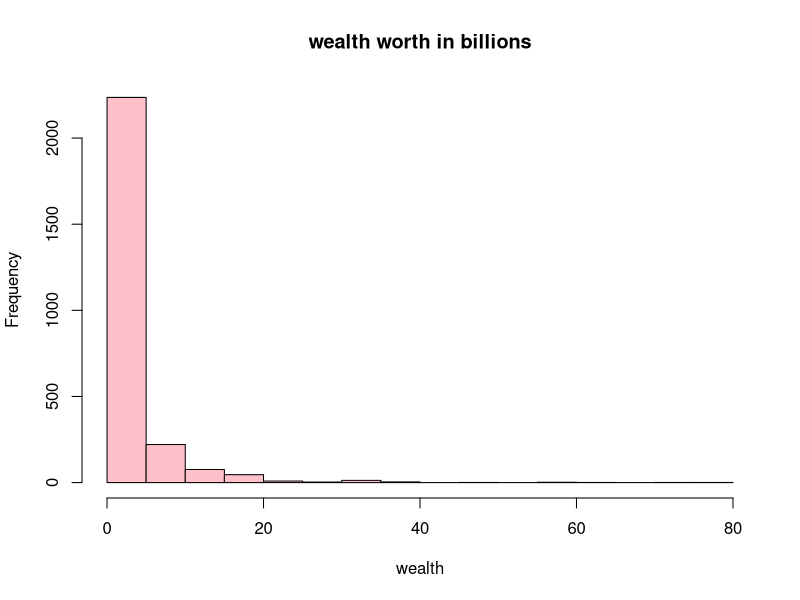
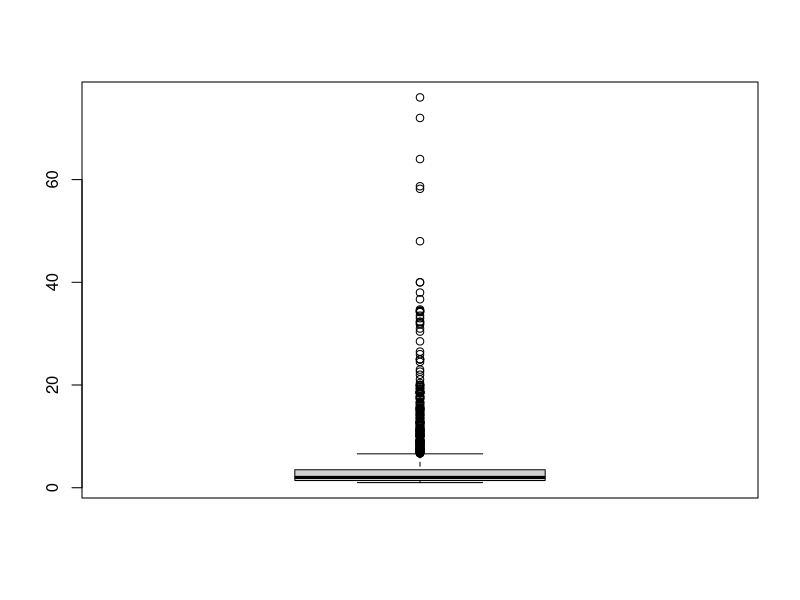
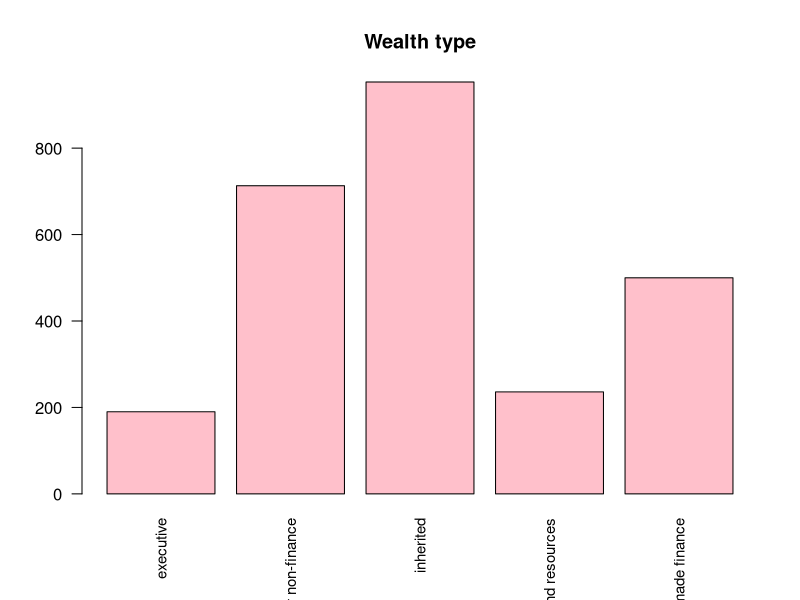
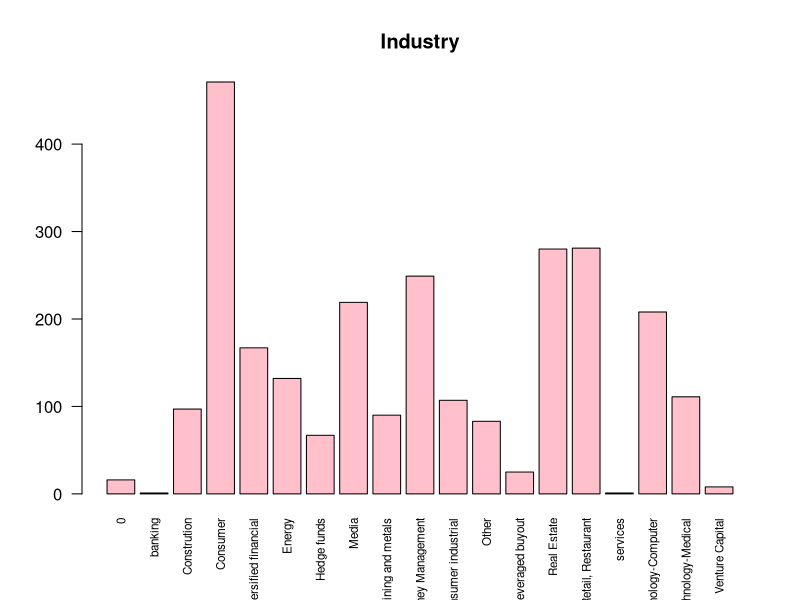
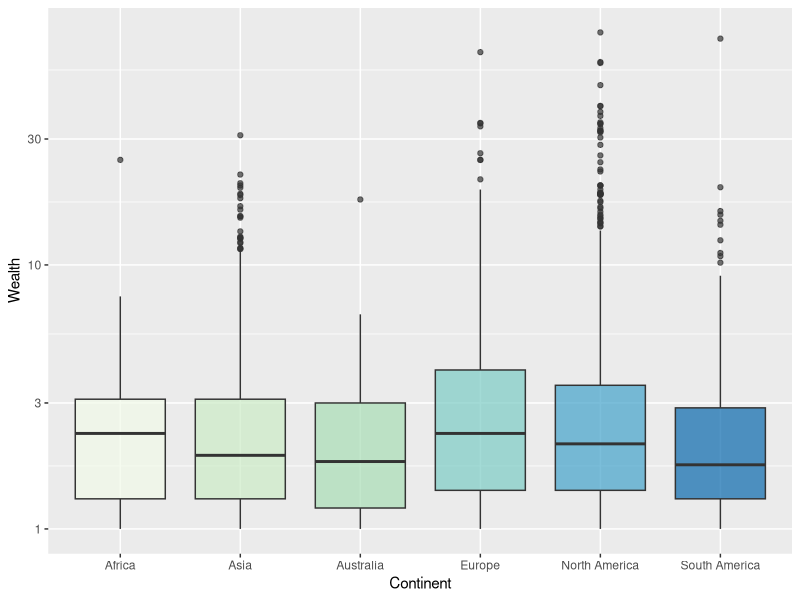
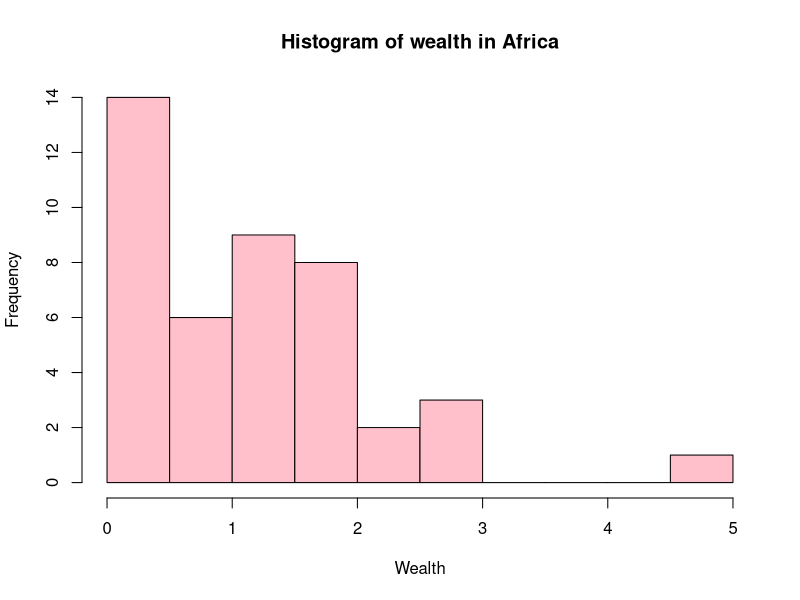
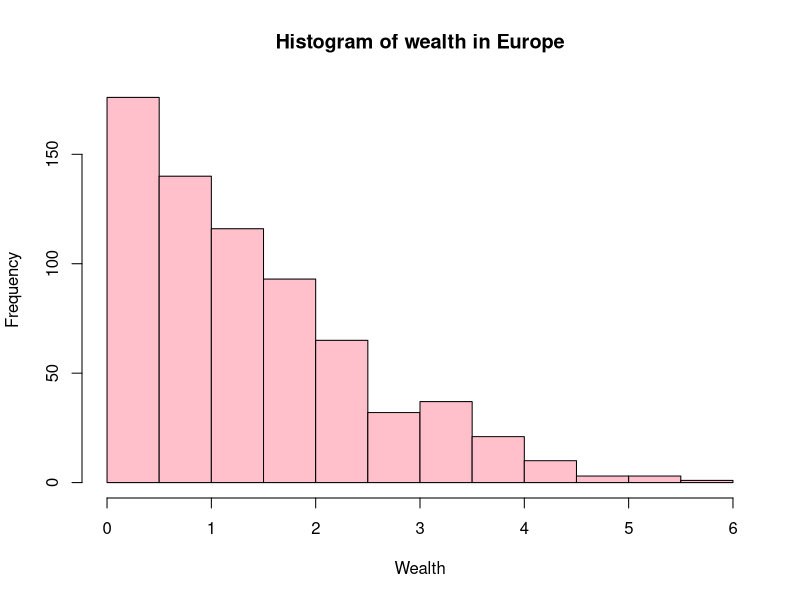
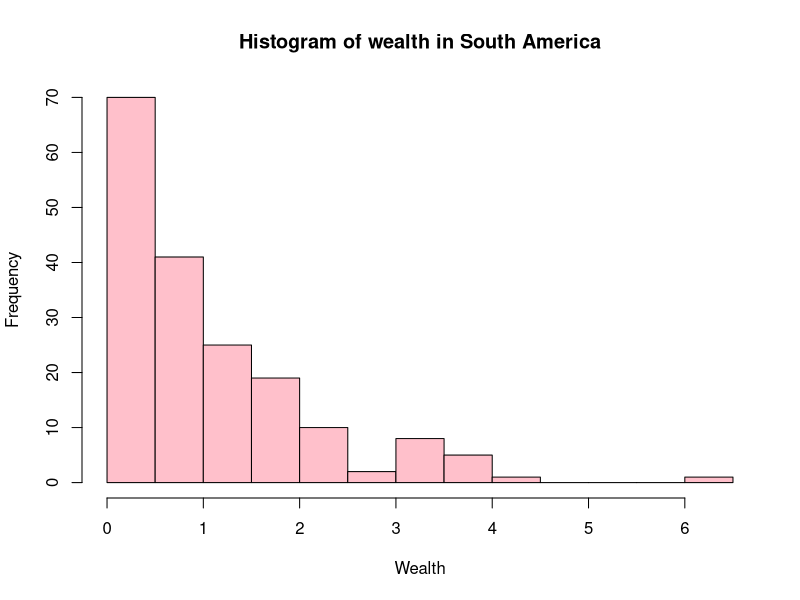

Source code (R) for these figures, in order:
## ---- chunk 1
knitr::opts_chunk$set(echo = TRUE)
## ---- chunk 2
library("readxl")
library(tidyverse)
library(dplyr)
library(fastDummies)

## ---- chunk 3
# Učitavanje podataka iz excel datoteke
# Promijeniti path u put do datoteke s podacima
bill_data <- read_excel("billionaires.xlsx")
## ---- chunk 4
dim(bill_data) # dimenzije: 2614 redaka i 22 stupaca
names(bill_data) # imena stupaca
view(bill_data)

# klase pojedinih stupaca
sapply(bill_data, class)

# klasa tablice
class(bill_data) 
# zaključak: bill_data podaci su dobro učitani
## ---- chunk 5
# Pomoćna funkcija za izbacivanje stršećih vrijednosti
remove_outliers <- function(data, data_column) {
  quartiles <- quantile(data_column, probs=c(.25, .75), na.rm = FALSE)
  IQR <- IQR(data_column)
  Lower <- quartiles[1] - 1.5*IQR
  Upper <- quartiles[2] + 1.5*IQR 
  
  return(subset(data, data_column >= Lower & data_column <= Upper))
}

cat('\n Dimenzija podataka: ', dim(bill_data))
## ---- chunk 6
for (col_name in names(bill_data)){
  if (sum(is.na(bill_data[,col_name])) > 0){
    cat('Ukupno nedostajućih vrijednosti za varijablu'
        ,col_name, ': ', sum(is.na(bill_data[,col_name])),'\n')
  }
}

## ---- chunk 7
summary(bill_data)


## ---- chunk 8
sapply(bill_data, class)
## ---- chunk 9

hist(bill_data$`wealth.worth in billions` ,main='wealth worth in billions', xlab='wealth', ylab='Frequency', col="pink")

boxplot(bill_data$`wealth.worth in billions`)
summary(bill_data$`wealth.worth in billions`)

## ---- chunk 10

barplot(table(bill_data$wealth.type),las=2,cex.names=.9,main='Wealth type',col="pink")
barplot(table(bill_data$wealth.how.industry),las=2,cex.names=.7,main='Industry',col="pink")
print('Podjela po spolu: ')
table(bill_data$demographics.gender)

## ---- chunk 11
levels(factor(bill_data$location.region))
## ---- chunk 12
# is.na ce nam vratiti logical vektor koji ima TRUE na mjestima gdje ima NA:
sum(is.na(bill_data$location.region)) 
 

## ---- chunk 13
table(bill_data$location.region)



## ---- chunk 14


bill_data$location.citizenship[bill_data$location.region == "Middle East/North Africa"]

## ---- chunk 15
bill_data_copy = data.frame(bill_data)
tracemem(bill_data)==tracemem(bill_data_copy)
untracemem(bill_data_copy)
untracemem(bill_data_copy)
## ---- chunk 16
# Združimo Europu
for (column_name in c("Europe")){
  bill_data_copy$location.region[bill_data_copy$location.region == column_name] = "Europe";
}

# Združimo Afriku
for (column_name in c("Lebanon","Egypt","Morocco","Algeria")){
  bill_data_copy$location.region[bill_data_copy$location.citizenship == column_name] = "Africa";
}

for (column_name in c("Sub-Saharan Africa")){
  bill_data_copy$location.region[bill_data_copy$location.region == column_name] = "Africa";
}

# združimo Sjevernu Ameriku
for (column_name in c("North America")){
  bill_data_copy$location.region[bill_data_copy$location.region == column_name] = "North America";
}

# Združimo Južnu Ameriku
for (column_name in c("Latin America")){
  bill_data_copy$location.region[bill_data_copy$location.region == column_name] = "South America";
}

# Združimo Aziju
for (column_name in c("East Asia","South Asia")){
  bill_data_copy$location.region[bill_data_copy$location.region == column_name] = "Asia";
}
for (column_name in c("Saudi Arabia","Kuwait","United Arab Emirates","Israel","Turkey","Oman","Bahrain")){
  bill_data_copy$location.region[bill_data_copy$location.citizenship == column_name] = "Asia";
}

#Združimo Australiju
for (column_name in c("Australia")){
  bill_data_copy$location.region[bill_data_copy$location.citizenship == column_name] = "Australia";
}


bill_data_copy

## ---- chunk 17
tbl = table(bill_data_copy$location.region)
print(tbl)

## ---- chunk 18
df <- data.frame(continent=c("Europe", "Asia", "Africa","North America","South America", "Australia"),
                continent_frequency=c(697, 699, 43, 959, 182, 33))
head(df)
## ---- chunk 19

# Barplot
#p<-ggplot(data=df, aes(x=continent, y=continent_frequency), col="pink") +
#  geom_bar(stat="identity")
#p


box_edu <- ggplot(bill_data_copy %>% filter(!location.region=="0"), aes(x=location.region, y= wealth.worth.in.billions, fill=location.region)) +
    geom_boxplot(alpha=0.7, ) + scale_y_log10() +
    theme(legend.position="none") + labs(x="Continent",y="Wealth")+
    scale_fill_brewer(name="Continent",palette="GnBu")
box_edu

## ---- chunk 20

# TODO: zakomentiraj ovu liniju ako ne želimo logaritmirati cijenu

wealth <- log(bill_data_copy$wealth.worth.in.billions, 2)

require(nortest)
lillie.test(wealth)

lillie.test(wealth[bill_data_copy$location.region=='Africa'])
lillie.test(wealth[bill_data_copy$location.region=='Europe'])
lillie.test(wealth[bill_data_copy$location.region=='South America'])
lillie.test(wealth[bill_data_copy$location.region=='North America'])
lillie.test(wealth[bill_data_copy$location.region=='Asia'])
lillie.test(wealth[bill_data_copy$location.region=='Australia'])


hist(wealth[bill_data_copy$location.region=='Africa'], main = "Histogram of wealth in Africa", xlab="Wealth", col= "pink")
hist(wealth[bill_data_copy$location.region=='Europe'], main = "Histogram of wealth in Europe", xlab="Wealth", col= "pink")
hist(wealth[bill_data_copy$location.region=='South America'], main = "Histogram of wealth in South America", xlab="Wealth", col= "pink")
hist(wealth[bill_data_copy$location.region=='North America'], main = "Histogram of wealth in North America", xlab="Wealth", col= "pink")
hist(wealth[bill_data_copy$location.region=='Asia'], main = "Histogram of wealth in Asia", xlab="Wealth", col= "pink")
hist(wealth[bill_data_copy$location.region=='Australia'], main = "Histogram of wealth in Australia", xlab="Wealth", col= "pink")

## ---- chunk 21

# Testiranje homogenosti varijance uzoraka Bartlettovim testom
bill_data_copy2= bill_data_copy%>% filter(!location.region=="0")
wealth2 <- log(bill_data_copy2$wealth.worth.in.billions, 2)
bartlett.test(wealth2 ~ bill_data_copy2$location.region )


var((wealth[bill_data_copy$location.region=='Africa']))
var((wealth[bill_data_copy$location.region=='Asia']))
var((wealth[bill_data_copy$location.region=='Europe']))
var((wealth[bill_data_copy$location.region=='North America']))
var((wealth[bill_data_copy$location.region=='South America']))
var((wealth[bill_data_copy$location.region=='Australia']))

## ---- chunk 22

# Graficki prikaz podataka
boxplot(wealth2 ~ bill_data_copy2$location.region, xlab="Continent", ylab="Wealth", col= "pink")

## ---- chunk 23

mean_all= mean(bill_data_copy2$wealth.worth.in.billions)
mean_all
mean_by_continent <- bill_data_copy2 %>% 
  group_by(location.region) %>% 
  summarize(mean_continent = mean(wealth.worth.in.billions))
mean_by_continent


## ---- chunk 24

# Alternativa ANOVI - Kruskal - Wallis test

kruskal.test(bill_data_copy2$wealth.worth.in.billions ~ bill_data_copy2$location.region)


## ---- chunk 25
inherited = bill_data[bill_data$wealth.how.inherited!="not inherited",]
non_inherited = bill_data[bill_data$wealth.how.inherited=="not inherited",]
## ---- chunk 26
inherited_mean = mean(inherited$`wealth.worth in billions`)
print(inherited_mean)

non_inherited_mean = mean(non_inherited$`wealth.worth in billions`)
print(non_inherited_mean)

## ---- chunk 27
hist(inherited$`wealth.worth in billions`, breaks = 20)
boxplot(inherited$`wealth.worth in billions`)

hist(non_inherited$`wealth.worth in billions`, breaks = 20)
boxplot(non_inherited$`wealth.worth in billions`)
## ---- chunk 28
qqnorm(inherited$`wealth.worth in billions`, pch = 1, frame = FALSE,main='Inherited')
qqline(inherited$`wealth.worth in billions`, col = "blue", lwd = 2)

qqnorm(non_inherited$`wealth.worth in billions`, pch = 1, frame = FALSE,main='Non inherited')
qqline(non_inherited$`wealth.worth in billions`, col = "red", lwd = 2)

## ---- chunk 29
ks.test(inherited$`wealth.worth in billions`, y="pnorm")
ks.test(non_inherited$`wealth.worth in billions`, y="pnorm")
## ---- chunk 30
 
wilcox.test(inherited_mean, non_inherited_mean, alt = "greater")

## ---- chunk 31
# bill_data

# Izbacujemo stupce:
# name
# company.name
# rank
# location.gdp, više od pola vrijednosti su 0 (netočan podatak)
# location.coutnry.code i location.citizenship a koristimo location.region koji je veće granulacije
# wealth.how.from emerging, wealth.how.was founder, wealth.how.was political su konstantne varijable
# company.sector jer ima previše različitih vrijednosti, koje kad bi one hot encodali bi dali previše stupaca

exclude_cols = c("name", "company.name", "rank", "location.gdp", "location.country code", "location.citizenship", "wealth.how.from emerging", "wealth.how.was founder", "wealth.how.was political", "company.sector")

# exclude columns and sort
bill_data_clean <- bill_data %>% select(-one_of(exclude_cols)) %>% arrange(year)

# to lowercase for consistency
bill_data_clean[["company.relationship"]] <- tolower(bill_data_clean[["company.relationship"]] )

# remove invalid data
bill_data_clean <- bill_data_clean %>% filter(demographics.age > 0)
bill_data_clean <- bill_data_clean %>% filter(!location.region == "0")

# inflation rate $1.00 (1996) -> $1.51 (2014), +50.9%
# inflation rate $1.00 (2001) -> $1.34 (2014), +33.7%
bill_data_clean[bill_data_clean$year == "1996", "wealth.worth in billions"] <- bill_data_clean[bill_data_clean$year == "1996", "wealth.worth in billions"] * 1.509
bill_data_clean[bill_data_clean$year == "2001", "wealth.worth in billions"] <- bill_data_clean[bill_data_clean$year == "2001", "wealth.worth in billions"] * 1.337

# Iskoristili smo godinu da ažuriramo cijene (inflacija), sad ju odbacujemo
bill_data_clean <- bill_data_clean %>% select(., -year)

# merge similar roles to avoid 1 column = 1 row data
bill_data_clean$company.relationship <- gsub(".*\b(owner)\b.*", "owner", bill_data_clean$company.relationship)
bill_data_clean$company.relationship <- gsub(".*(ceo|chief executive officeor|chief executive officer|chief executive|exectuitve).*", "ceo", bill_data_clean$company.relationship)
bill_data_clean$company.relationship <- gsub(".*(founder).*", "founder", bill_data_clean$company.relationship)
bill_data_clean$company.relationship <- gsub(".*(chair|chari).*", "chairman", bill_data_clean$company.relationship)
bill_data_clean$company.relationship <- gsub(".*(director).*", "director", bill_data_clean$company.relationship)
bill_data_clean$company.relationship <- gsub(".*(head).*", "head", bill_data_clean$company.relationship)
bill_data_clean$company.relationship <- gsub(".*(president).*", "president", bill_data_clean$company.relationship)

# drop small amount of rows with na values
bill_data_clean <- bill_data_clean %>% drop_na()

# split dataset to numeric and categorical (non-ordinal)
bill_categorical <- bill_data_clean %>% select(where(is_character))
bill_numeric <- bill_data_clean %>% select(where(is.numeric))

# one hot encode categorical data
bill_categorical_onehot = dummy_cols(bill_categorical, remove_first_dummy = TRUE, remove_selected_columns = TRUE)

# filter indicators with 5 or more rows, indicators with less than 5 would cause problems
bill_categorical_onehot <- bill_categorical_onehot[, colSums(bill_categorical_onehot) > 5]

# concat numerical and categorical columns
bill_data_clean <- bind_cols(bill_numeric, bill_categorical_onehot)
## ---- chunk 32
# remove variables which strongly and linearly correlate 
correlation_threshold = 0.9
tmp <- cor(bill_data_clean)
tmp[upper.tri(tmp)] <- 0
diag(tmp) <- 0  # clean diagonal which is always 1
bill_data_clean <- bill_data_clean[, apply(tmp,2,function(x) all(x<= correlation_threshold))]

# remove outliers
# TODO: zakomentiraj ovu liniju ako ne želimo removeati outliere
bill_data_clean <- remove_outliers(bill_data_clean, bill_data_clean$`wealth.worth in billions`)

# extract y column for later use
wealth <- bill_data_clean$`wealth.worth in billions`

# TODO: zakomentiraj ovu liniju ako ne želimo logaritmirati cijenu
# wealth <- log(wealth, 2)
## ---- chunk 33
# x setup, y = wealth
normalized<-function(y) {
  x<-y[!is.na(y)]
  x<-(x - min(x)) / (max(x) - min(x))
  y[!is.na(y)]<-x
  return(y)
}

# `wealth.how.industry_Retail, Restaurant` casues fitting issues
exclude_cols = c("wealth.worth in billions", "wealth.how.industry_Retail, Restaurant")
x <- bill_data_clean %>% select(-one_of(exclude_cols))
x[, c("company.founded", "demographics.age")] <- apply(x[, c("company.founded", "demographics.age")] , 2 , normalized) # minmax scaling
x <- x[,order(colnames(x))]

## ---- chunk 34
model_all_vars <- lm(wealth ~ . , x)
summary(model_all_vars)
## ---- chunk 35
### Pronalazak najboljih prediktora na sljedeći način: fittaj linearnu regresiju na svakom indikatoru pojedinačno
### sortaj najbolje regressore po p vrijednosti

n = 10
filtered_col_names = c()
r_squares = c()
ps = c()
col_names=colnames(x)

for(i in 1:ncol(x)){
  
  col_name=col_names[i]
  model=lm(wealth ~ x[[col_name]]) # create model with a single regressor and predict wealth
  
  summary_model = summary(model)
  
  filtered_col_names <- append(filtered_col_names, col_name)
  r_squares <- append(r_squares, summary_model$r.squared)
  # Density, distribution function, quantile function and random generation for the F distribution with df1 and df2 degrees of freedom (and optional non-centrality parameter ncp).
  # a.k.a get P value from f statistics
  f <- summary_model$fstatistic
  ps <- append(ps,  pf(f[1], f[2], f[3], lower.tail=FALSE))
}

df_g_squares=data.frame(filtered_col_names, r_squares, ps)
head(df_g_squares, n=3)
df_g_squares

# sort (by minimal r_squares) and find top n predictors
df_top_predictors = df_g_squares[order(-df_g_squares$r_squares), ]

top_n_predictors_one_var_lin = as.vector(df_top_predictors$filtered_col_names)[1:n]
df_top_predictors
## ---- chunk 36
# pronalazak najboljih regressora s ANOVA-om
# nađi P vrijednosti za svaki regressor 
# mergaj regressore od prošlog koraka i ukolni duplikate
# dobivene regresore koristi za model

a <- anova(model_all_vars)
ps_a <- a$`Pr(>F)`
ps_a <- head(ps_a, -1) # anova returns NA for last element

ps_a_ord <- order(ps_a)
sorted_cols <- colnames(x)[order(colnames(x))]
top_predictors_anova <- sorted_cols[ps_a_ord][1:n]
cat ("Best ANOVA regressors:")
top_predictors_anova

top_predictors = c(top_predictors_anova, top_n_predictors_one_var_lin)
top_predictors <- top_predictors[!duplicated(top_predictors)]
cat ("\nTop predictors for a new model:")
top_predictors

model_top_preds <- lm(wealth ~ . , x[, top_predictors])
summary(model_top_preds)

# micanjem nekih od ovih regresora se povećava Adjusted R-squared
## ---- chunk 37
require(nortest)

# reziduali u ovisnosti o procjenama modela
plot(model_top_preds$fitted.values, model_top_preds$residuals) 

# provjera normalnosti reziduala
hist(rstandard(model_top_preds))
qqnorm(rstandard(model_top_preds))
ks.test(rstandard(model_top_preds),'pnorm')
lillie.test(rstandard(model_top_preds))
## ---- chunk 38
non_inherited_2014 <- non_inherited[non_inherited$year == 2014,]
non_inherited_2001 <- non_inherited[non_inherited$year == 2001,]
non_inherited_2014_new = bill_data[FALSE,]
non_inherited_2001_old = bill_data[FALSE,]

# selekcija novonastalih milijardera iz 2014. koji nisu bili na prethodnoj listi iz 2001.
for(i in 1:nrow(non_inherited_2014)) {
  r <- non_inherited_2014[i,]
  if(sum(str_detect(non_inherited_2001$name, r[[1]])) == 0) {
    non_inherited_2014_new <- rbind(non_inherited_2014_new, non_inherited_2014[i,])
  }
}

# selekcija milijardera iz 2001. koji nisu na listi iz 2014.
for(i in 1:nrow(non_inherited_2001)) {
  r <- non_inherited_2001[i,]
  if(sum(str_detect(non_inherited_2014$name, r[[1]])) == 0) {
    non_inherited_2001_old <- rbind(non_inherited_2001_old, non_inherited_2001[i,])
  }
}
## ---- chunk 39

par(mar=c(10,7,1,1))
barplot(sort(table(subset(non_inherited_2014$wealth.how.industry, non_inherited_2014$wealth.how.industry != "0")), decreasing = TRUE),
        main = "Distribucija milijardera po industrijama u 2014.",
        las = 2)
## ---- chunk 40
par(mar=c(10,5,1,1))
barplot(sort(table(subset(non_inherited_2014_new$wealth.how.industry, non_inherited_2014_new$wealth.how.industry != "0")), decreasing = TRUE),
        main = "Distribucija novonastalih milijardera po industrijama u 2014.",
        las = 2)
## ---- chunk 41
par(mar=c(10,5,1,1))
barplot(sort(table(subset(non_inherited_2001_old$wealth.how.industry, non_inherited_2001_old$wealth.how.industry != "0")), decreasing = TRUE),
        main = "Distribucija bivših milijardera po industrijama iz 2001.",
        las = 2)
